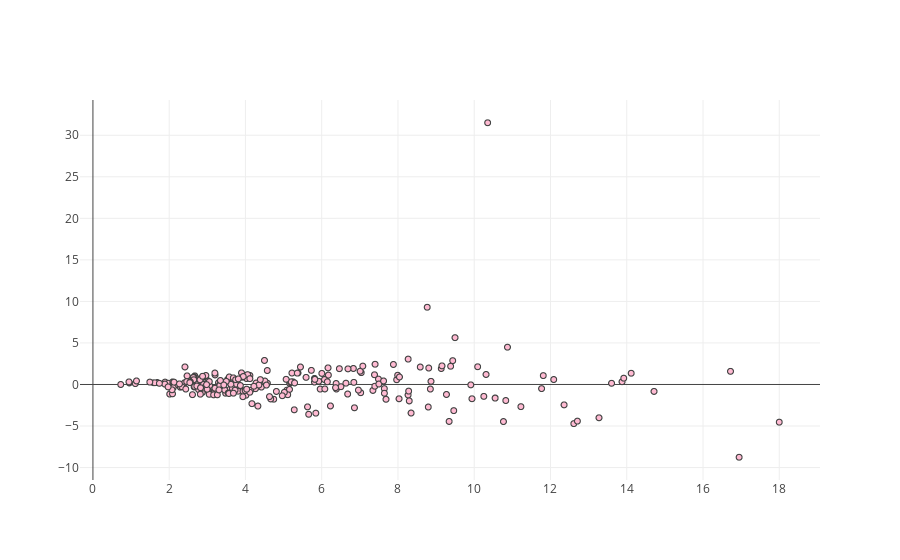

The cell this chart's notebook holds for it:
### Markdown cell above
## Visualizing LSI(SVD) scatterplot

We will be visualizing our data for 2 topics to see similarity between keywords which is measured by distance with the markers. There seems to be some similariry of words at some point, but others scatter quite a bit.

### Code cell
trace = go.Scattergl(
    x = data_2d[:,0],
    y = data_2d[:,1],
    mode = 'markers',
    marker = dict(
        color = '#FFBAD2',
        line = dict(width = 1)
    ),
    text = vectorizer.get_feature_names(),
    hovertext = vectorizer.get_feature_names(),
    hoverinfo = 'text' 
)
data = [trace]
iplot(data, filename='scatter-mode')

### Figure 1 — Plotly figure (JSON) as saved in the notebook; plotly's stock layout.template omitted (floating-point values rounded to 4 significant figures; data arrays with more than 128 entries replaced by an {"elided": "..."} marker saying what was removed)
{"data": [{"hoverinfo": "text", "hovertext": {"elided": "1316 str values"}, "marker": {"color": "#FFBAD2", "line": {"width": 1}}, "mode": "markers", "text": {"elided": "1316 str values"}, "type": "scattergl", "uid": "863eb088-60a3-11e9-951d-3413e84cdda7", "x": {"elided": "241 float values"}, "y": {"elided": "241 float values"}}], "layout": {}}
